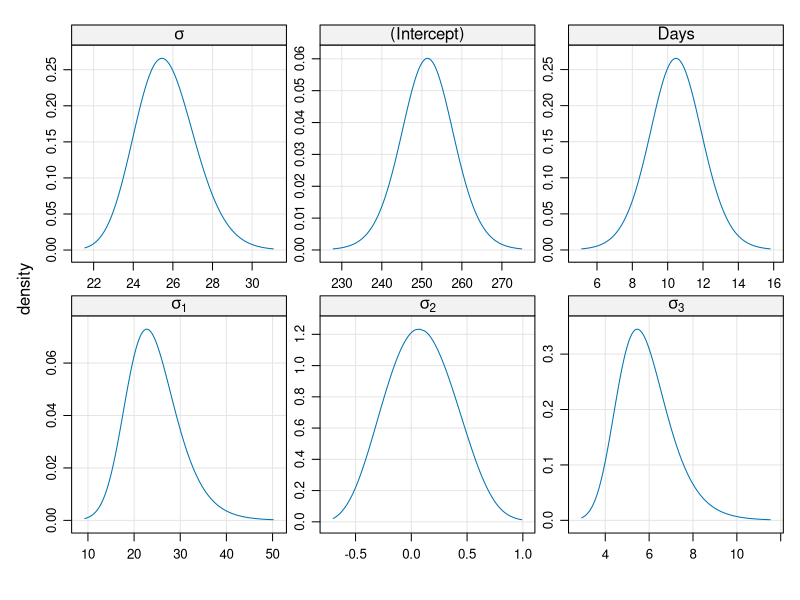

Reproduce this figure in R.
print('file: MixedEffectsSleep.R')
print(date())
# created by: Dieter.Wolf-Gladrow@awi.de 11/2022 version 1.0
# ------------------------------------------------------------------------------library(lme4) # contains routine lmer() 
library(lme4) # contains routine lmer() & sleepstudy data
MEM = lmer(Reaction ~ Days + (Days | Subject), sleepstudy) # mixed effects model
MEMs = summary(MEM)
AICMEM = AIC(MEM); print(c(round(AICMEM,1),'AICMEM'))
# --------------
library(lattice)
sflag = 2
# ------ plot data:
if (sflag == 1) {
  # png('SleepDataPanel221110.png',width=16,height=16,units='cm',res=300)
  xyplot(Reaction ~ Days | Subject, data=sleepstudy,
         panel = function(x, y, ...) { 
           panel.xyplot(x, y, cex=0.5, ...) 
           panel.lmline(x, y, col = "red")
         })
  # dev.off()
}
# ------ plot density estimates:
if (sflag == 2) {
  qp = profile(MEM) # Profiled likelihood over various model parameters
  # png('SleepParameterDensities221128.png',width=16,height=16,units='cm',res=300)
  densityplot(qp)
  # dev.off()
}
# ------------------------------------------------------------------------------
# > summary(MEM)
# Linear mixed model fit by REML ['lmerMod']
# Formula: Reaction ~ Days + (Days | Subject)
# Data: sleepstudy
# 
# REML criterion at convergence: 1743.6
# 
# Scaled residuals: 
#   Min      1Q  Median      3Q     Max 
# -3.9536 -0.4634  0.0231  0.4634  5.1793 
# 
# Random effects:
#   Groups   Name        Variance Std.Dev. Corr
# Subject  (Intercept) 612.10   24.741       
# Days                  35.07    5.922   0.07
# Residual             654.94   25.592       
# Number of obs: 180, groups:  Subject, 18
# 
# Fixed effects:
#   Estimate Std. Error t value
# (Intercept)  251.405      6.825  36.838
# Days          10.467      1.546   6.771
# 
# Correlation of Fixed Effects:
#   (Intr)
# Days -0.138